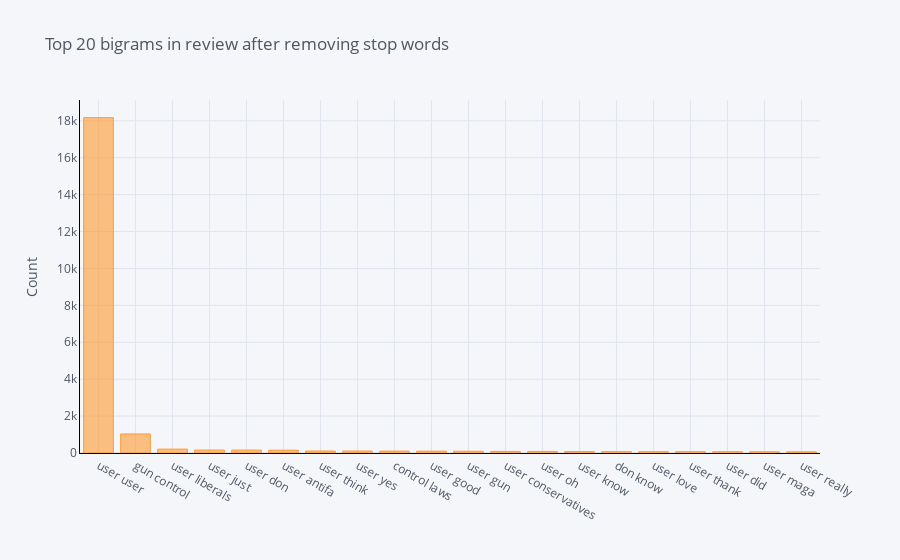

This figure's notebook cell:
### Code cell
df4.groupby('ReviewText').sum()['count'].sort_values(ascending=False).iplot(
    kind='bar', yTitle='Count', linecolor='black', title='Top 20 bigrams in review after removing stop words')

### Figure 1 — Plotly figure (JSON) as saved in the notebook; plotly's stock layout.template omitted (floating-point values rounded to 4 significant figures)
{"data": [{"name": "count", "text": "", "y": [18173, 1031, 209, 160, 158, 153, 107, 105, 102, 100, 93, 86, 84, 76, 73, 72, 71, 70, 66, 65], "marker": {"color": "rgba(255, 153, 51, 0.6)", "line": {"color": "rgba(255, 153, 51, 1.0)", "width": 1}}, "x": ["user user", "gun control", "user liberals", "user just", "user don", "user antifa", "user think", "user yes", "control laws", "user good", "user gun", "user conservatives", "user oh", "user know", "don know", "user love", "user thank", "user did", "user maga", "user really"], "type": "bar", "orientation": "v"}], "layout": {"title": {"text": "Top 20 bigrams in review after removing stop words", "font": {"color": "#4D5663"}}, "paper_bgcolor": "#F5F6F9", "plot_bgcolor": "#F5F6F9", "yaxis": {"tickfont": {"color": "#4D5663"}, "title": {"text": "Count", "font": {"color": "#4D5663"}}, "showgrid": true, "zerolinecolor": "#E1E5ED", "gridcolor": "#E1E5ED", "linecolor": "black"}, "xaxis": {"tickfont": {"color": "#4D5663"}, "title": {"text": "", "font": {"color": "#4D5663"}}, "showgrid": true, "zerolinecolor": "#E1E5ED", "gridcolor": "#E1E5ED", "linecolor": "black"}, "legend": {"bgcolor": "#F5F6F9", "font": {"color": "#4D5663"}}}}
